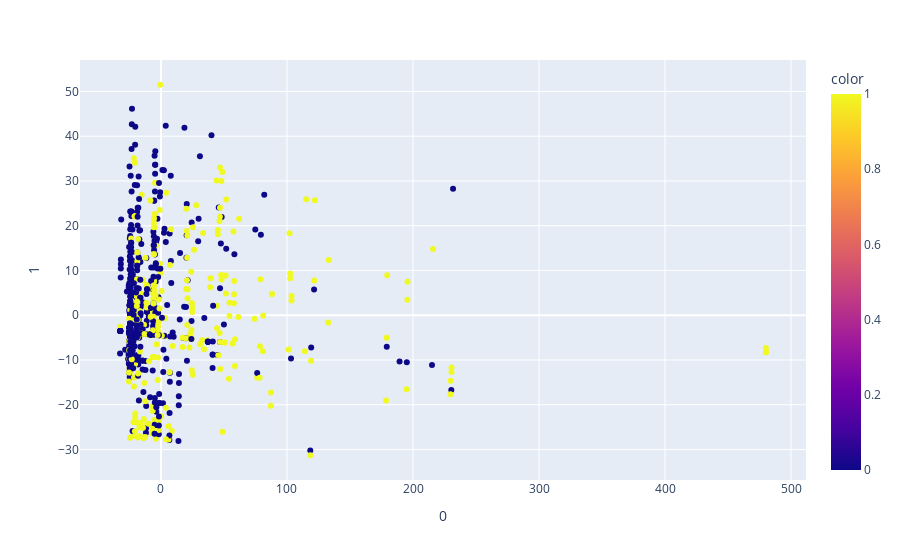

Notebook code for this chart:
### Code cell
import plotly.express as px
from sklearn.decomposition import PCA

pca = PCA(n_components = 2)
components = pca.fit_transform(X)
fig = px.scatter(components, x=0, y=1, color=data['Survived'])
fig.show()

### Figure 1 — Plotly figure (JSON) as saved in the notebook; plotly's stock layout.template omitted (floating-point values rounded to 4 significant figures; data arrays with more than 128 entries replaced by an {"elided": "..."} marker saying what was removed)
{"data": [{"hovertemplate": "0=%{x}<br>1=%{y}<br>color=%{marker.color}<extra></extra>", "legendgroup": "", "marker": {"color": {"elided": "891 int values"}, "coloraxis": "coloraxis", "symbol": "circle"}, "mode": "markers", "name": "", "orientation": "v", "showlegend": false, "type": "scatter", "x": {"elided": "891 float values"}, "xaxis": "x", "y": {"elided": "891 float values"}, "yaxis": "y"}], "layout": {"coloraxis": {"colorbar": {"title": {"text": "color"}}, "colorscale": [[0, "#0d0887"], [0.1111, "#46039f"], [0.2222, "#7201a8"], [0.3333, "#9c179e"], [0.4444, "#bd3786"], [0.5556, "#d8576b"], [0.6667, "#ed7953"], [0.7778, "#fb9f3a"], [0.8889, "#fdca26"], [1, "#f0f921"]]}, "legend": {"tracegroupgap": 0}, "margin": {"t": 60}, "xaxis": {"anchor": "y", "domain": [0, 1], "title": {"text": "0"}}, "yaxis": {"anchor": "x", "domain": [0, 1], "title": {"text": "1"}}}}
